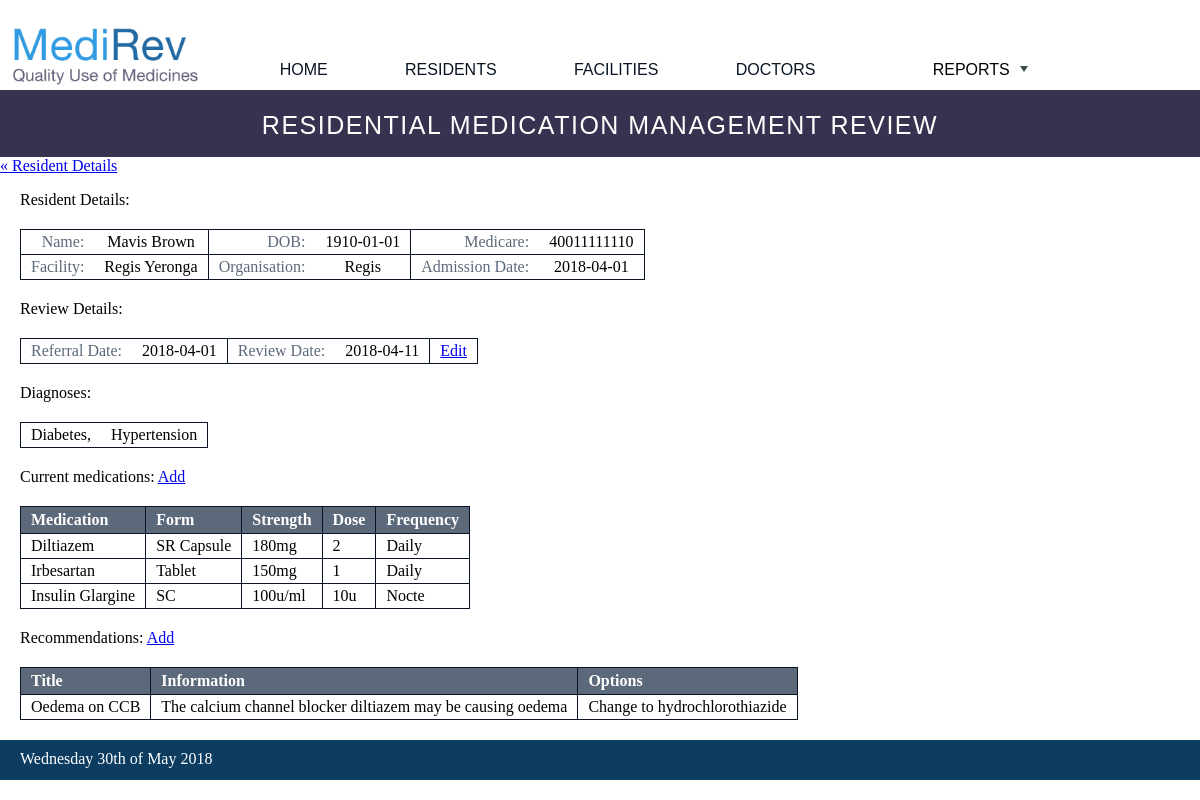
The page /review/index.php on the database its author committed.
### tables this page shows
CREATE TABLE Resident(
	ResidentID INT NOT NULL AUTO_INCREMENT,
	FirstName VARCHAR(255) NOT NULL,
	LastName VARCHAR(255) NOT NULL,
	Medicare VARCHAR(255),
	DOB DATE,
	PRIMARY KEY (ResidentID)
);

CREATE TABLE Review(
	RevID INT NOT NULL AUTO_INCREMENT,
	DoctorID INT NOT NULL,
	PharmID INT,
	ResidentID INT NOT NULL,
	ReferralDate DATE NOT NULL,
	ReviewDate DATE,
	CONSTRAINT CHK_Date CHECK (ReviewDate > ReferralDate),
	PRIMARY KEY (RevID),
	FOREIGN KEY (ResidentID) REFERENCES Resident (ResidentID) ON DELETE CASCADE,
	FOREIGN KEY (DoctorID) REFERENCES Doctor (DoctorID),
	FOREIGN KEY (PharmID) REFERENCES Pharmacist (PharmID)
);

CREATE TABLE ResidentDx(
	ResidentID INT NOT NULL,
	Disease VARCHAR(255) NOT NULL,
	PRIMARY KEY (ResidentID, Disease),
	FOREIGN KEY (ResidentID) REFERENCES Resident (ResidentID) ON DELETE CASCADE,
	FOREIGN KEY (Disease) REFERENCES Diagnosis (Disease)
);

CREATE TABLE ResidentRx(
	RevID INT NOT NULL,
	MedID INT NOT NULL,
	Frequency VARCHAR(255),
	Dose VARCHAR(255),
	PRIMARY KEY (RevID, MedID),
	FOREIGN KEY (RevID) REFERENCES Review (RevID),
	FOREIGN KEY (MedID) REFERENCES Medication (MedID)
);

CREATE TABLE Medication(
	MedID INT NOT NULL AUTO_INCREMENT,
	GenericName VARCHAR(255) NOT NULL,
	Class VARCHAR(255),
	Strength VARCHAR(255),
	PRIMARY KEY (MedID)
);

CREATE TABLE Recommendation(
	Title VARCHAR(255) NOT NULL,
	RevID INT NOT NULL,
	Information TEXT,
	Options VARCHAR(255),
	PRIMARY KEY (Title, RevID),
	FOREIGN KEY (RevID) REFERENCES Review (RevID) ON DELETE CASCADE
);

### private/query_functions.php (called while the page is built, shortened)
<?php require_once('functions.php'); ?>
<?php
function get_resident_info($id) {
	global $db;
	$sql = "SELECT R.*, F.Organisation, F.Name, H.AdminDate
	 FROM Resident R, ResidentHome H, Facility F
	 WHERE R.ResidentID = $id
	  AND H.ResidentID = R.ResidentID
	  AND H.RACID = F.RACID
	  AND H.AdminDate =
		(SELECT Max(H2.AdminDate)
		 FROM ResidentHome H2
		 WHERE H2.ResidentID = R.ResidentID)";
	$result = $db->query($sql);
	$array = $result->fetch(PDO::FETCH_ASSOC);
	return $array;
}
function resident_Dx($id) {
	global $db;
	$sql = "SELECT Disease From ResidentDx
	 WHERE ResidentID = $id";
	$result = $db->query($sql);
	$array = $result->fetchALL(PDO::FETCH_ASSOC);
	return $array;
}
function resident_Rx($rev) {
	global $db;
	$sql = "SELECT Med.GenericName, COALESCE(O.Formulation, T.Formulation, I.Administration) AS Form, Med.Strength, Rx.Dose, Rx.Frequency
	FROM Review Rev1, ResidentRx Rx, Medication Med
	 LEFT JOIN Oral O ON O.MedID = Med.MedID
	 LEFT JOIN Topical T ON T.MedID = Med.MedID
	 LEFT JOIN Injectable I ON I.MedID = Med.MedID
	WHERE Rev1.RevID = $rev
	 AND Rev1.RevID = Rx.RevID
	 AND Rx.MedID = Med.MedID";
	$result = $db->query($sql);
	$array = $result->fetchALL(PDO::FETCH_ASSOC);
	return $array;
}
function get_rev_dates($rev) {
	global $db;
	$sql = "SELECT ReferralDate, ReviewDate
	 FROM Review
	 WHERE RevID = $rev";
	$result = $db->query($sql);
	$array = $result->fetch(PDO::FETCH_ASSOC);
	return $array;
}
function get_recommendations($rev) {
	global $db;
	$sql = "SELECT Title, Information, Options
		FROM Recommendation
		WHERE RevID = $rev";
	$result = $db->query($sql);
	$array = $result->fetchALL(PDO::FETCH_ASSOC);
	return $array;
}
?>

### public/review/index.php (the view, shortened to what this page needs)
<?php
$get = explode(",", isset($_GET['id']) ? $_GET['id'] : "1,1");
$id = $get[0];
$rev = $get[1];
$res_info = get_resident_info($id);
$diagnoses = resident_Dx($id);
$medications = resident_Rx($rev);
$recommendations = get_recommendations($rev);
$dates = get_rev_dates($rev);
?>
<?php $page_title = 'Residential Medication Management Review'; ?>
<?php include(SHARED_PATH . '/header.php'); ?>
<header class='review'>
	<?php echo $page_title ?>
</header>
<div id="content">
	<article id="resident">
		<a class="back-link" href="<?php echo url_to('/all_residents/resident/view.php?id='.h(u($id)));?>">&laquo; Resident Details</a>
		<section id="resident_details">
			<p>Resident Details:</p>
			<table class="resident_form">
			<tr>
				<td class="head">Name:</td>
				<td class="info" colspan="2"><?php echo h($res_info['FirstName']); ?> <?php echo h($res_info['LastName']); ?></td>
				<td class="head">DOB:</td>
				<td class="info"><?php echo h($res_info['DOB']); ?></td>
				<td class="head">Medicare:</td>
				<td class="info"><?php echo h($res_info['Medicare']); ?></td>
			</tr>
			<tr>
				<td class="head">Facility:</td>
				<td class="info" colspan="2"><?php echo h($res_info['Name']); ?></td>
				<td class="head">Organisation:</td>
				<td class="info"><?php echo h($res_info['Organisation']); ?></td>
				<td class="head">Admission Date:</td>
				<td class="info"><?php echo h($res_info['AdminDate']); ?></td>
			</tr>
		</table>
		</section>
		<section id="review_details">
			<p>Review Details:</p>
			<table class="resident_form">
				<td class="head">Referral Date:</td>
				<td class="info"><?php echo h($dates['ReferralDate']); ?></td>
				<td class="head">Review Date:</td>
				<td class="info"><?php echo h($dates['ReviewDate']); ?></td>
				<td><a class="action" href="<?php echo url_to('/review/edit_rev.php?id='.h(u($id)).','.h(u($rev)));?>">Edit</a></td>
			</table>
		</section>
		<section id="diagnosis">
			<p>Diagnoses:</p>
			<table class="resident_form">
				<?php echo disease_string($diagnoses); ?>
			</table>
		</section>
		<section id="medications">
			<p>Current medications: <a class="action" href="<?php echo url_to('/review/edit_rev.php?id='.h(u($id)).','.h(u($rev)));?>">Add</a></p>
			<table class="list">
				<tr>
					<th>Medication</th>
					<th>Form</th>
					<th>Strength</th>
					<th>Dose</th>
					<th>Frequency</th>
				</tr>
				<?php echo medication_string($medications); ?>
			</table>
		</section>
		<section id="reviews">
			<p>Recommendations: <a class="action" href="<?php echo url_to('/review/edit_rev.php?id='.h(u($id)).','.h(u($rev)));?>">Add</a></p>
			<table class="list">
				<tr>
					<th>Title</th>
					<th>Information</th>
					<th>Options</th>
				</tr>
				<?php foreach($recommendations as $rec) { ?>
					<tr>
						<td><?php echo h($rec['Title']); ?></td>
						<td><?php echo h($rec['Information']); ?></td>
						<td><?php echo h($rec['Options']); ?></td>
					</tr>
				<?php } ?>
			</table>
		</section>
	</article>
</div>
<?php include(SHARED_PATH . '/footer.php'); ?>

### private/functions.php (shortened to what this page needs)
<?php require_once('query_functions.php'); ?>
<?php
function url_to($script_path) {
	return WWW_ROOT . $script_path;
}
function h($string) {
	return htmlspecialchars($string);
}
function u($string="") {
	return urlencode($string);
}
function disease_string($diagnoses) {
	$disease_string = '';
	$n = 1;
	foreach($diagnoses as $diagnosis) {
		if ($n == sizeof($diagnoses)) {
			if ($n == 1) {
				$disease_string .= '<tr><td>'.$diagnosis['Disease'].',</td></tr>';
			} else {
				$disease_string.='<td>'.$diagnosis['Disease'].'</tr>';
			}
		} else {
			if ($n == 1) {
				$disease_string .= '<tr><td>'.$diagnosis['Disease'].',</td>';
				$n += 1;
			} elseif ($n == 8) {
				$disease_string.='<td>'.$diagnosis['Disease'].'</td></tr>';
				$n = 1;
			} else {
				$disease_string.='<td>'.$diagnosis['Disease'].',</td>';
				$n += 1;
			}
		}
	}
	return $disease_string;
}
function medication_string($medications) {
	$medication_string = '';
	foreach($medications as $medication) {
		$medication_string .= '<tr><td>'.$medication['GenericName'].'</td>';
		$medication_string .= '<td>'.$medication['Form'].'</td>';
		$medication_string .= '<td>'.$medication['Strength'].'</td>';
		$medication_string .= '<td>'.$medication['Dose'].'</td>';
		$medication_string .= '<td>'.$medication['Frequency'].'</td></tr>';
	}
	return $medication_string;
}
?>

### public/stylesheets/home.css (style rules this page uses)
* { max-width: 1300px; }
#content { min-height:500px; }
header { background: #39729B; color: #FFFFFF; height: 25px; margin: 0 0 0 0; padding: 21 15; font-family: Veranda, Arial, Helvetica, sans-serif; font-size: 25px; text-align: center; text-transform: uppercase; letter-spacing: 1.5px; }
header.review { background: #36324F; }
p { margin-left:20px; margin-right: 20px; }
body { margin: 0; min-height:100%; width: 100%; margin: 0; padding: 0; min-width: 1024px; }
table { border-collapse: collapse; margin: 20 20 20 20; }
table.list { max-width: 100%; }
table.list tr th { border: 1px solid #081423; background: #5C697B; color: white; text-align: left; }
table.list tr td { border: 1px solid #081423; }
table.resident_form { border: 1px solid #081423; }
table.resident_form tr td { border-top: 1px solid #081423; }
td.head { color: #5C697B; text-align: right; }
td.info { text-align:center; border-right: 1px solid #081423; }
th { padding: 4 10 4 10; }
td { padding: 3 10 3 10; }

### rows shown on the page
resident: FirstName "Mavis", LastName "Brown", DOB "1910-01-01", Medicare "40011111110"
review: ReferralDate "2018-04-01", ReviewDate "2018-04-11"
residentdx: Disease "Diabetes"
residentdx: Disease "Hypertension"
residentrx: MedID.GenericName "Diltiazem", Form "SR Capsule", MedID.Strength "180mg", Dose "2", Frequency "Daily"
residentrx: MedID.GenericName "Irbesartan", Form "Tablet", MedID.Strength "150mg", Dose "1", Frequency "Daily"
residentrx: MedID.GenericName "Insulin Glargine", Form "SC", MedID.Strength "100u/ml", Dose "10u", Frequency "Nocte"
recommendation: Title "Oedema on CCB", Information "The calcium channel blocker diltiazem may be causing oedema", Options "Change to hydrochlorothiazide"

### other values the page prints
$page_title "RESIDENTIAL MEDICATION MANAGEMENT REVIEW"
$res_info['Name'] "Regis Yeronga"
$res_info['Organisation'] "Regis"
$res_info['AdminDate'] "2018-04-01"
